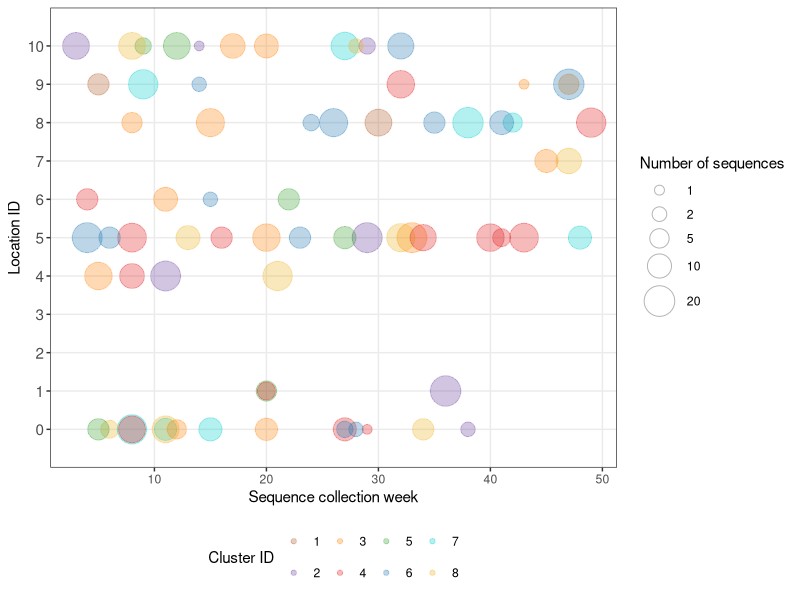

Here is the R script that generated this plot:
## This script illustrates how Figrue 3G can be reproduced.
## We don't share the data underlying the Figure but provide the backbone to reproduce the figure
## from synthetic data.

library(tidyverse)
library(RColorBrewer)


## Read synthetic data that have the same structure as the ones that were used to generate
## Figure 3G
df_for_plot_arbitrary_data <- read_csv('../../results/cluster_identical_sequences/synthetic_timing_large_clusters_prisons.csv')
# week: Week of sequence collection
# location_id: ID of the location (plotted on the y-axis)
# cluster_name: ID of the cluster
# n_seq: number of sequences collected for the name, that cluster and in that location

synthetic_plot <- df_for_plot_arbitrary_data %>% 
  ggplot(aes(colour = as.character(cluster_name))) +
  geom_jitter(aes(x = week, y = location_id,
                  size = n_seq, fill = as.character(cluster_name)),
              alpha = 0.3, width = 0., height = 0., shape = 21
  ) +
  scale_x_continuous(name = 'Sequence collection week') +
  scale_y_continuous(name = 'Location ID', 
                     expand = expansion(mult = c(0.1, 0.1)),
                     breaks = seq(0, 10, 1)) +
  scale_fill_manual(values = c(rev(brewer.pal(12, 'Paired')[c(1, 3, 5, 7, 9, 11) + 1]), 
                               'cyan3', 'goldenrod2'),
                    name = 'Cluster ID') +
  scale_colour_manual(values = c(rev(brewer.pal(12, 'Paired')[c(1, 3, 5, 7, 9, 11) + 1]), 
                                 'cyan3', 'goldenrod2'),
                      name = 'Cluster ID') +
  scale_size_continuous(name = 'Number of sequences',
                        breaks = c(1, 2, 5, 10, 20), 
                        range = c(3, 10)) +
  theme_bw() +
  theme(legend.position = 'bottom',
        panel.grid.minor = element_blank(),
        axis.text.y = element_text(size = 11)) +
  guides(
    colour = guide_legend(position = "bottom"),
    size   = guide_legend(position = "right")
  )

plot(synthetic_plot)
